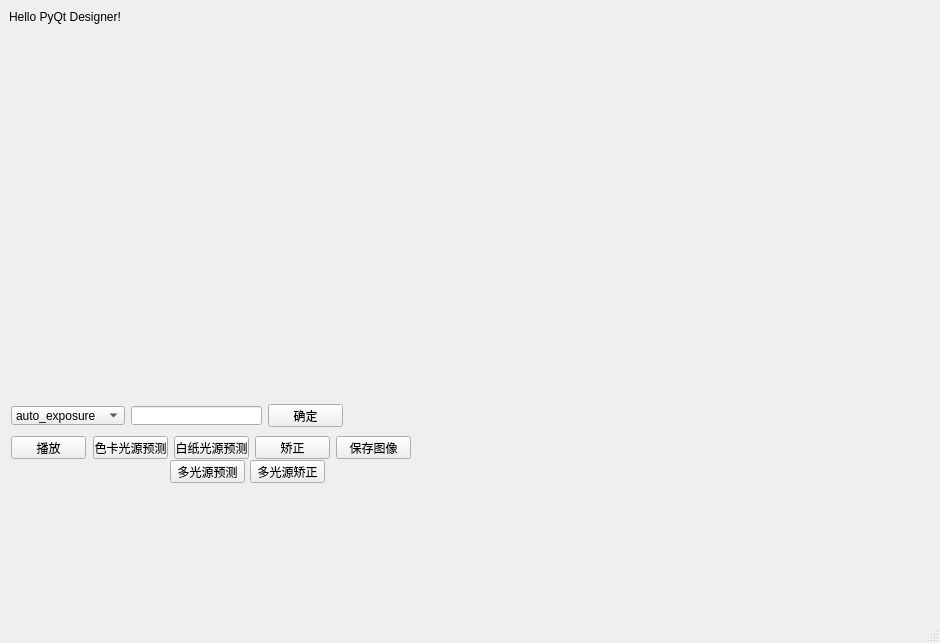
<?xml version="1.0" encoding="UTF-8"?>
<ui version="4.0">
 <class>MainWindow</class>
 <widget class="QMainWindow" name="MainWindow">
  <property name="geometry">
   <rect>
    <x>0</x>
    <y>0</y>
    <width>940</width>
    <height>643</height>
   </rect>
  </property>
  <property name="windowTitle">
   <string>MainWindow</string>
  </property>
  <widget class="QWidget" name="centralwidget">
   <widget class="QLabel" name="label">
    <property name="geometry">
     <rect>
      <x>9</x>
      <y>9</y>
      <width>120</width>
      <height>16</height>
     </rect>
    </property>
    <property name="text">
     <string>Hello PyQt Designer!</string>
    </property>
   </widget>
   <widget class="QComboBox" name="exposure_comboBox">
    <property name="geometry">
     <rect>
      <x>11</x>
      <y>406</y>
      <width>114</width>
      <height>19</height>
     </rect>
    </property>
    <item>
     <property name="text">
      <string>auto_exposure</string>
     </property>
    </item>
    <item>
     <property name="text">
      <string>manual_exposure</string>
     </property>
    </item>
   </widget>
   <widget class="QLineEdit" name="exposure_value">
    <property name="geometry">
     <rect>
      <x>131</x>
      <y>406</y>
      <width>131</width>
      <height>19</height>
     </rect>
    </property>
   </widget>
   <widget class="QPushButton" name="exposure_button">
    <property name="geometry">
     <rect>
      <x>268</x>
      <y>404</y>
      <width>75</width>
      <height>23</height>
     </rect>
    </property>
    <property name="text">
     <string>确定</string>
    </property>
   </widget>
   <widget class="QPushButton" name="show_image_button">
    <property name="geometry">
     <rect>
      <x>11</x>
      <y>436</y>
      <width>75</width>
      <height>23</height>
     </rect>
    </property>
    <property name="text">
     <string>播放</string>
    </property>
   </widget>
   <widget class="QPushButton" name="cc_wb_button">
    <property name="geometry">
     <rect>
      <x>93</x>
      <y>436</y>
      <width>75</width>
      <height>23</height>
     </rect>
    </property>
    <property name="text">
     <string>色卡光源预测</string>
    </property>
   </widget>
   <widget class="QPushButton" name="wp_wb_button">
    <property name="geometry">
     <rect>
      <x>174</x>
      <y>436</y>
      <width>75</width>
      <height>23</height>
     </rect>
    </property>
    <property name="text">
     <string>白纸光源预测</string>
    </property>
   </widget>
   <widget class="QPushButton" name="correction_button">
    <property name="geometry">
     <rect>
      <x>255</x>
      <y>436</y>
      <width>75</width>
      <height>23</height>
     </rect>
    </property>
    <property name="text">
     <string>矫正</string>
    </property>
   </widget>
   <widget class="QPushButton" name="save_image_button">
    <property name="geometry">
     <rect>
      <x>336</x>
      <y>436</y>
      <width>75</width>
      <height>23</height>
     </rect>
    </property>
    <property name="text">
     <string>保存图像</string>
    </property>
    <property name="autoDefault">
     <bool>true</bool>
    </property>
   </widget>
   <widget class="QLabel" name="raw_image_viewer">
    <property name="geometry">
     <rect>
      <x>10</x>
      <y>26</y>
      <width>281</width>
      <height>271</height>
     </rect>
    </property>
    <property name="mouseTracking">
     <bool>true</bool>
    </property>
    <property name="text">
     <string/>
    </property>
    <property name="scaledContents">
     <bool>true</bool>
    </property>
   </widget>
   <widget class="QLabel" name="result_viewer">
    <property name="geometry">
     <rect>
      <x>373</x>
      <y>26</y>
      <width>291</width>
      <height>271</height>
     </rect>
    </property>
    <property name="mouseTracking">
     <bool>true</bool>
    </property>
    <property name="text">
     <string/>
    </property>
    <property name="scaledContents">
     <bool>true</bool>
    </property>
   </widget>
   <widget class="QPushButton" name="multilight_wp_wb_button">
    <property name="geometry">
     <rect>
      <x>170</x>
      <y>460</y>
      <width>75</width>
      <height>23</height>
     </rect>
    </property>
    <property name="text">
     <string>多光源预测</string>
    </property>
   </widget>
   <widget class="QPushButton" name="multilight_correction_button">
    <property name="geometry">
     <rect>
      <x>250</x>
      <y>460</y>
      <width>75</width>
      <height>23</height>
     </rect>
    </property>
    <property name="text">
     <string>多光源矫正</string>
    </property>
   </widget>
  </widget>
  <widget class="QMenuBar" name="menubar">
   <property name="geometry">
    <rect>
     <x>0</x>
     <y>0</y>
     <width>940</width>
     <height>22</height>
    </rect>
   </property>
  </widget>
  <widget class="QStatusBar" name="statusbar"/>
 </widget>
 <resources/>
 <connections/>
</ui>
